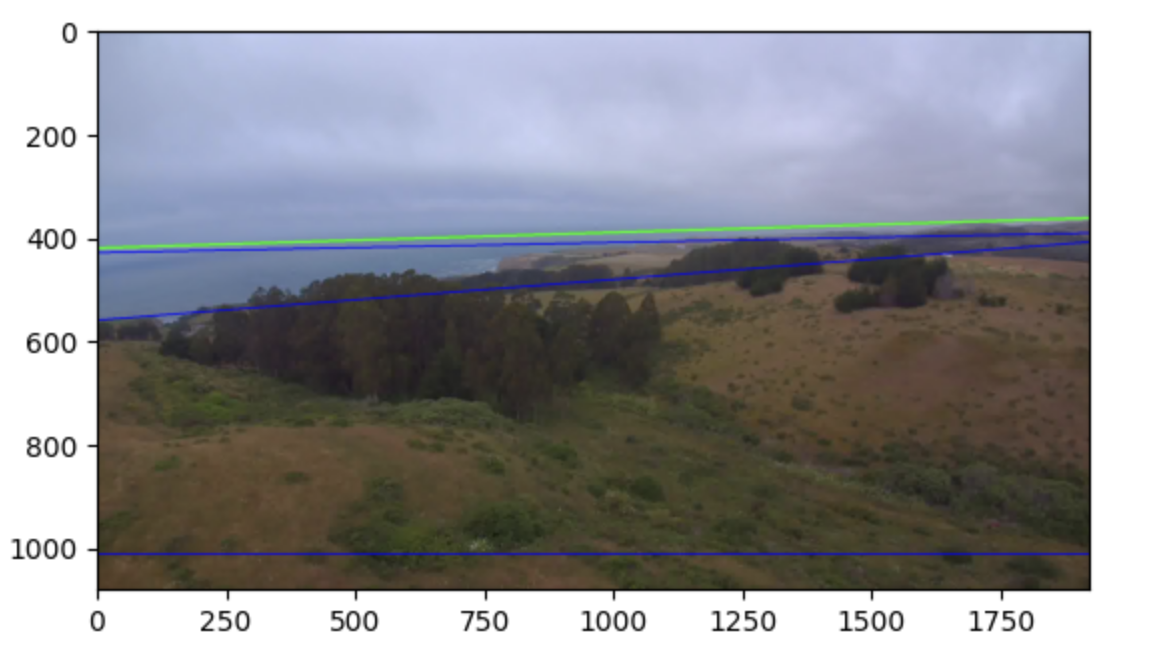
#> input picture src/all_h_lines.png, 1150 x 662 px; its folder holds only this picture in this run
$ python -i transformations.py   (imports and definitions only)
#> lines starting #> are read from the running program, lines starting #| are printed output that depends on the picture; after the words box and inside, x2 and y2 are one past the last pixel; in counts of white or black regions, pixels touching at a corner belong together
#> in detectHorizon, img is the input picture: shape (662, 1150, 3); mean B, G, R 149.2, 145.4, 145.1
### utils/metrics.py
import numpy as np
import cv2


# Calculate cost per Hough line
def houghScoring(ground_image,line, alpha = 1.0):
    # Check if ground image is land mask, if not, fix it
    if np.median(ground_image[:10][:]) == 1:
        ground_image = (ground_image - 1)

    # Calculate x,y coordinates of Hough Lines
    coordinates = calcLineParams(line, ground_image.shape)
    hough_image = np.zeros_like(ground_image)
    pts = np.array([[0,0],[ground_image.shape[1],0],(coordinates[2],coordinates[3]),(coordinates[0],coordinates[1])])
    _=cv2.drawContours(hough_image, np.int32([pts]),0, 1, -1)

    # Hough line as a binary image
    hough_image = (hough_image - 1)

    # Score Hough line
    cost = calcCost(hough_image, ground_image, alpha)
    return coordinates, cost

# Calculate x,y coordinates from polar coordinates of Hough Transform. Source: https://docs.opencv.org/3.4/d9/db0/tutorial_hough_lines.html
def calcLineParams(line, image_shape):
    rho,theta = line[0]
    a = np.cos(theta)
    b = np.sin(theta)
    x0 = a*rho
    y0 = b*rho
    x1 = 0
    y1 = int(y0 + image_shape[0]*(a))
    x2 = image_shape[1]
    y2 = int(y0 - image_shape[0]*(a))
    return [x1, y1, x2, y2]

# Source: McGee et al 2005: Obstacle Detection for Small Autonomous Aircraft using Sky Segmentation
def calcCost(hough_image, ground_image, alpha):
    cost = np.sum(np.where(np.logical_xor(hough_image==0, ground_image==0), 1, 0))
    return cost

# Score predicted horizon line against ground truth horizon line
def calcEuclidianDistance(true_coords,pred_coords):
    eu_dist = np.linalg.norm(np.subtract(true_coords, pred_coords))
    return eu_dist

# Print evaluation metrics to console
# [4 lines left out: function printEvaluationMetrics, not called in this run]

### utils/transformations.py
import cv2
import numpy as np
import os
import glob
import json
import sys
import time
import metrics


# Return horizon contour line for input image
def getContourLine(img):
    # Apply blurring, thresholding and morphological transformations to identify land
    # Gaussian blur to smooth image.
    img_gauss = cv2.GaussianBlur(img, (15,15), 9)  # HARDCODED

    # Otsu threshold to binarize image. We are using blue channel only
    thr, img_otsu = cv2.threshold(img_gauss[:,:,0], thresh=0, maxval=1,
        type=cv2.THRESH_BINARY+cv2.THRESH_OTSU)
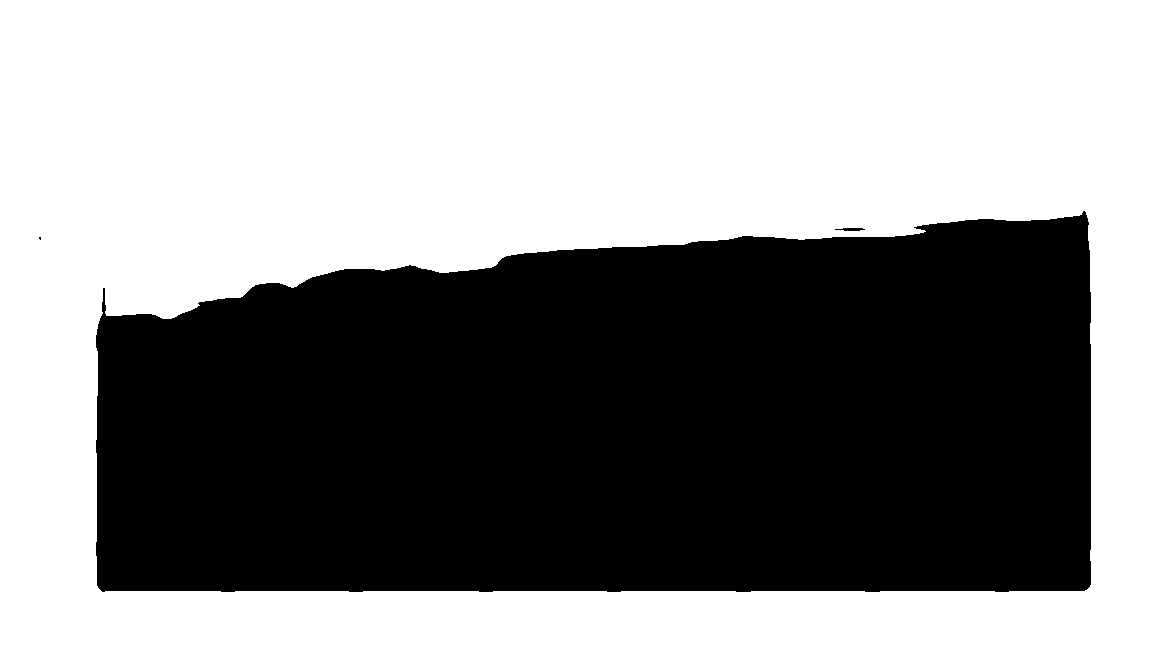
#> img_otsu: shape (662, 1150); values 0 (black) and 1 (white), 56.4% white; 3 black regions (1 under 20 px), largest, box (x1, y1, x2, y2) and area: (96, 211, 1091, 592) 331989, (835, 228, 865, 231) 66
#> thr = 138
    land_mask = img_otsu-1

    # Morphological functions to reduce noise
    opening = cv2.morphologyEx(land_mask, cv2.MORPH_OPEN, (21,21)) # HARDCODED
#> opening: shape (662, 1150); 43.6% white; 3 white regions (1 under 20 px), largest, box (x1, y1, x2, y2) and area: (96, 212, 1091, 593) 331986, (843, 229, 863, 232) 56
    closing = cv2.morphologyEx(opening, cv2.MORPH_CLOSE, (21,21)) # HARDCODED
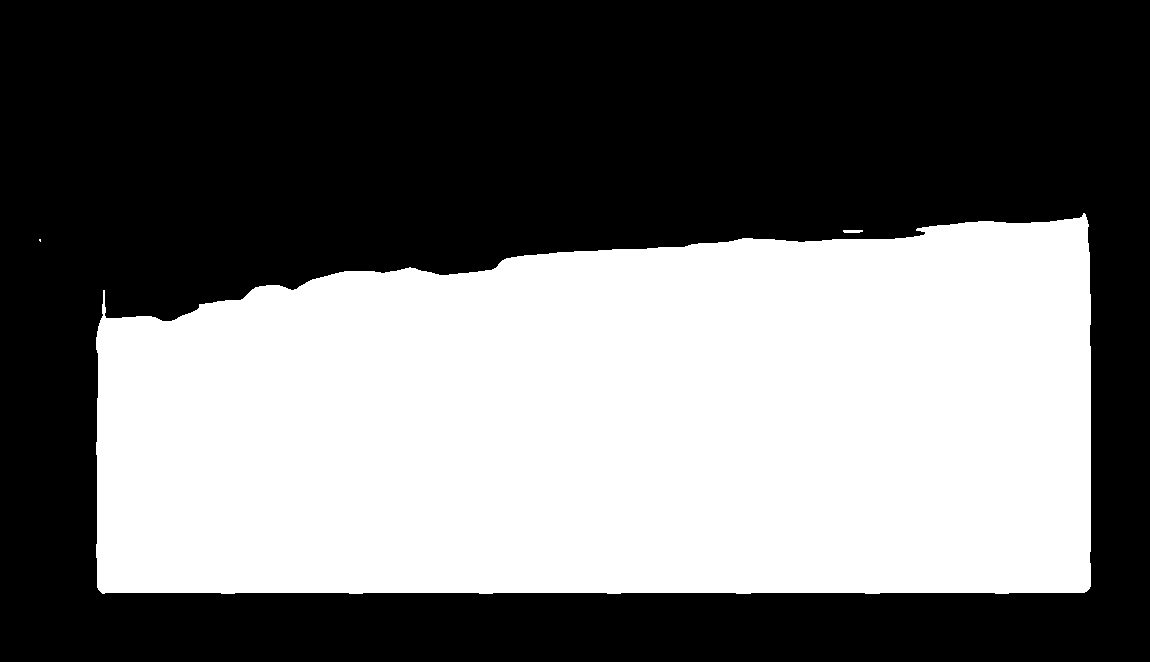
#> closing: shape (662, 1150); 43.6% white; 3 white regions (1 under 20 px), largest, box (x1, y1, x2, y2) and area: (96, 213, 1091, 594) 331988, (843, 230, 863, 233) 56

    # Use land mask to detect horizon contour
    # Canny edge detection
    image_canny_closing = cv2.Canny(image=land_mask, threshold1=100, threshold2=200) # HARDCODED
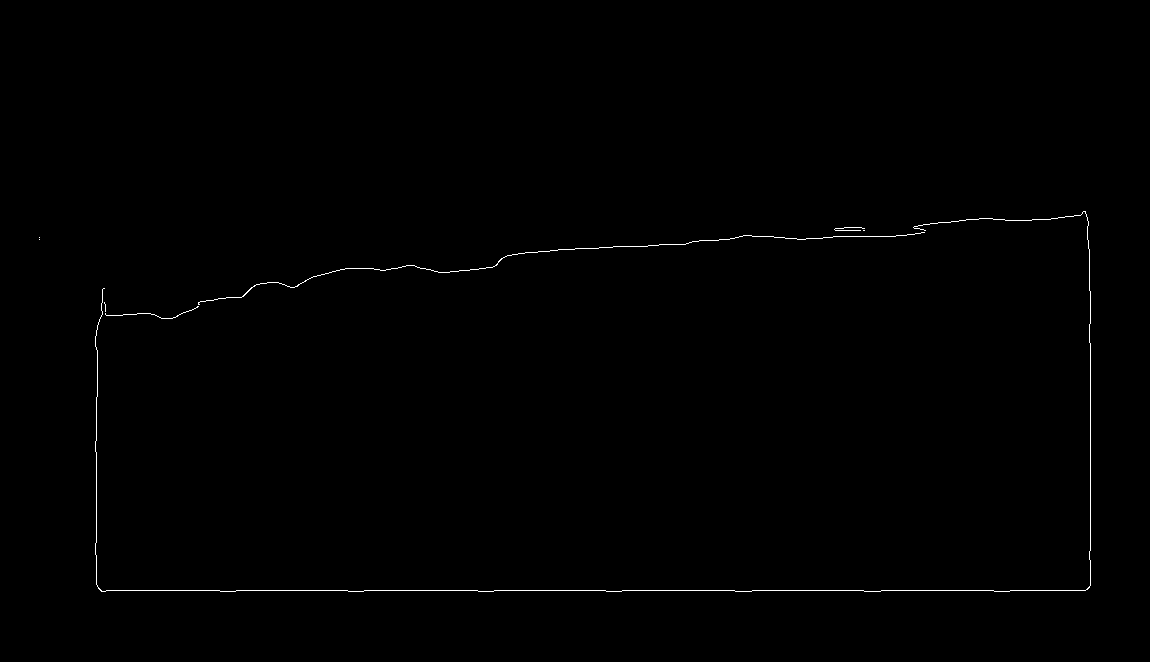
#> image_canny_closing: shape (662, 1150); 0.36% white in thin lines or dots, all inside (x1, y1, x2, y2) = (39, 211, 1091, 592)

    # Identify longest contour (land contour)
    contours, hierarchy = cv2.findContours(image_canny_closing, cv2.RETR_EXTERNAL, cv2.CHAIN_APPROX_NONE)
#> contours = 8 contours, all with area under 20
    contour = max(contours, key = len)
#> contour = contour of 3703 points, box (x1, y1, x2, y2) (95, 211, 1091, 592), area 6
    #Source: https://docs.opencv.org/4.x/dd/d49/tutorial_py_contour_features.html
    arclen = cv2.arcLength(contour, True)
#> arclen = 3765.5
    # Smooth contour line
    cnt = cv2.approxPolyDP(contour, 0.002*arclen, False)
#> cnt = contour of 11 points, box (x1, y1, x2, y2) (95, 211, 1087, 592), area 2733
    # Create binary image with just contour line
    img_cont = np.zeros_like(image_canny_closing)
    img_cont = cv2.drawContours(img_cont,[cnt],0,255,2)
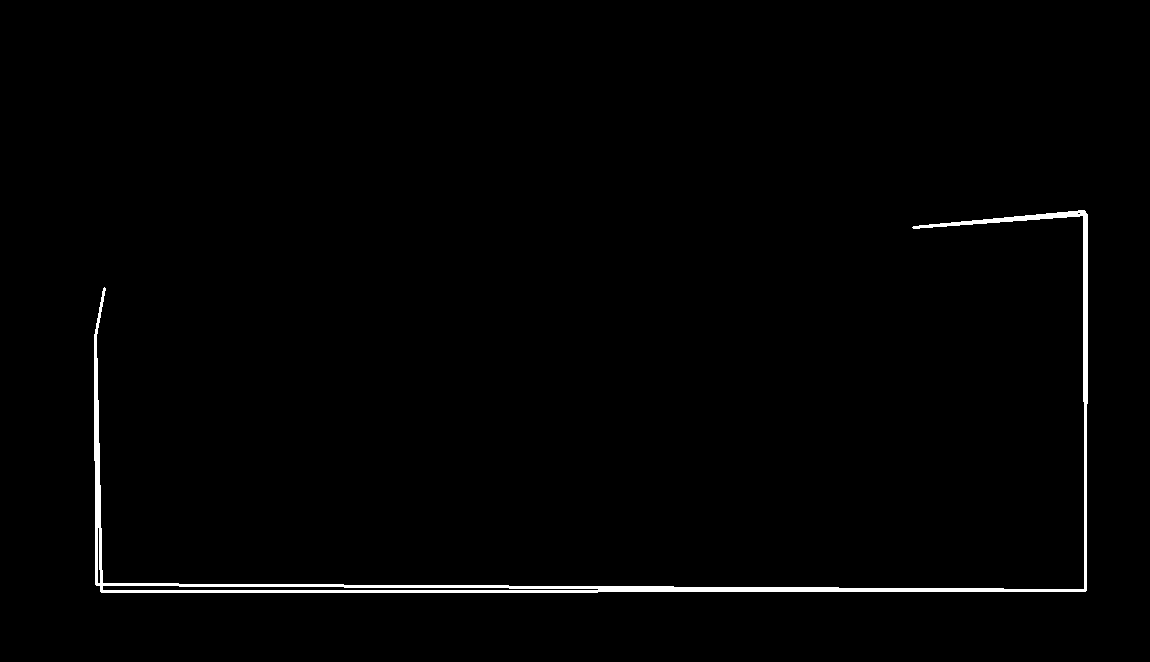
#> img_cont: shape (662, 1150); 1.2% white; 1 white region, box (x1, y1, x2, y2) and area: (94, 210, 1088, 593) 8906
    return img_cont, land_mask


# Apply Hough Transform, score hough lines, and return best fitting horizon line
def getHorizonLineCoords(img_contours, land_mask):
    # Draw hough lines on smoothened horizon contour. Source: https://docs.opencv.org/3.4/d9/db0/tutorial_hough_lines.html
    lines = cv2.HoughLines(img_contours,75,np.pi/180,3) # HARDCODED
#> lines = 66 rows, first 8: [600, 1.54], [525, 1.66], [675, 1.45], [1050, 0], [-1050, 3.12], [600, 1.17], [0, 2.91], [-75, 3.05]
    all_coordinates = []
    all_cost = []

    # Select the best two hough lines, score them to isolate the line that minimizes cost
    for i in range(2):
        coordinates, cost = metrics.houghScoring(land_mask, lines[i], alpha=1.0)
        all_coordinates.append(coordinates)
        all_cost.append(cost)
#> this loop made 2 passes
#> pass 2, in houghScoring (call 2), `hough_image = (hough_image - 1)`:
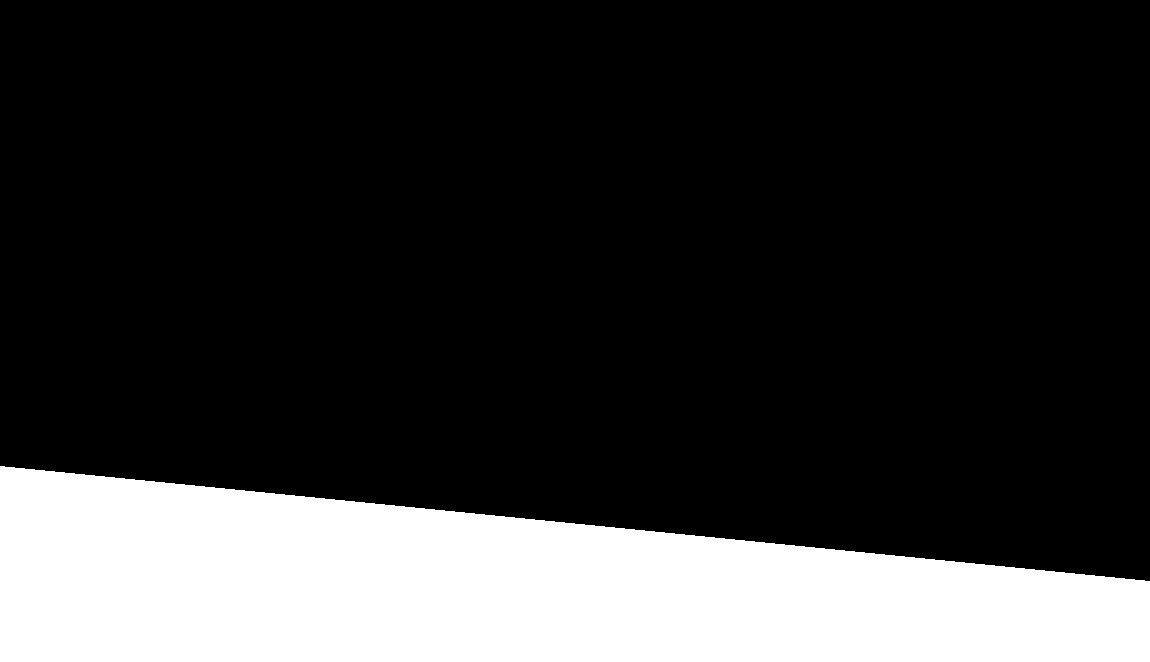
#> hough_image: shape (662, 1150); 20.9% white; 1 white region, box (x1, y1, x2, y2) and area: (0, 466, 1150, 662) 159275
#> after the loop, all_coordinates = [[0, 622, 1150, 576], [0, 465, 1150, 580]]; all_cost = [399940, 360745]

    x1, y1, x2, y2 = all_coordinates[np.argmin(all_cost)]
#> x1 = 0; y1 = 465; x2 = 1150; y2 = 580
    return [x1, y1, x2, y2]


# Bring it all together
def detectHorizon(input_path, output_dir, label=None):
    """
    Inputs
    input_path: path to single input image
    output_dir: directory where all output images are saved
    label(optional): ground truth in json format

    Outputs
    loss: list of Euclidean Distance per image
    Also saves a copy of the input image with the horizon line in the output directory
    """

    img = cv2.imread(input_path)
    img_out = img.copy()
    img_name = os.path.basename(input_path)
    output_path = os.path.join(output_dir, img_name)

    # Apply spatial filters to make edge detection better
    # land_mask = applySpatialFilters(img)
    # Edge detection plus simplified land mask detection
    img_contours, land_mask = getContourLine(img)
    # Score and draw best fitting Hough line
    horizon_line_xy = getHorizonLineCoords(img_contours, land_mask)
#> horizon_line_xy = [0, 465, 1150, 580]

    # Save image to file
    cv2.line(img_out,(horizon_line_xy[0],horizon_line_xy[1]),(horizon_line_xy[2],horizon_line_xy[3]),(0,0,255),2)
    cv2.imwrite(output_path, img_out)

    # Return evaluation metrics if ground truth is found
    if label:
        true_coords = label[img_name]["left"] + label[img_name]["right"]
        loss = metrics.calcEuclidianDistance(true_coords, horizon_line_xy)
        return loss

>>> result = detectHorizon('../src/all_h_lines.png', 'out.png')
